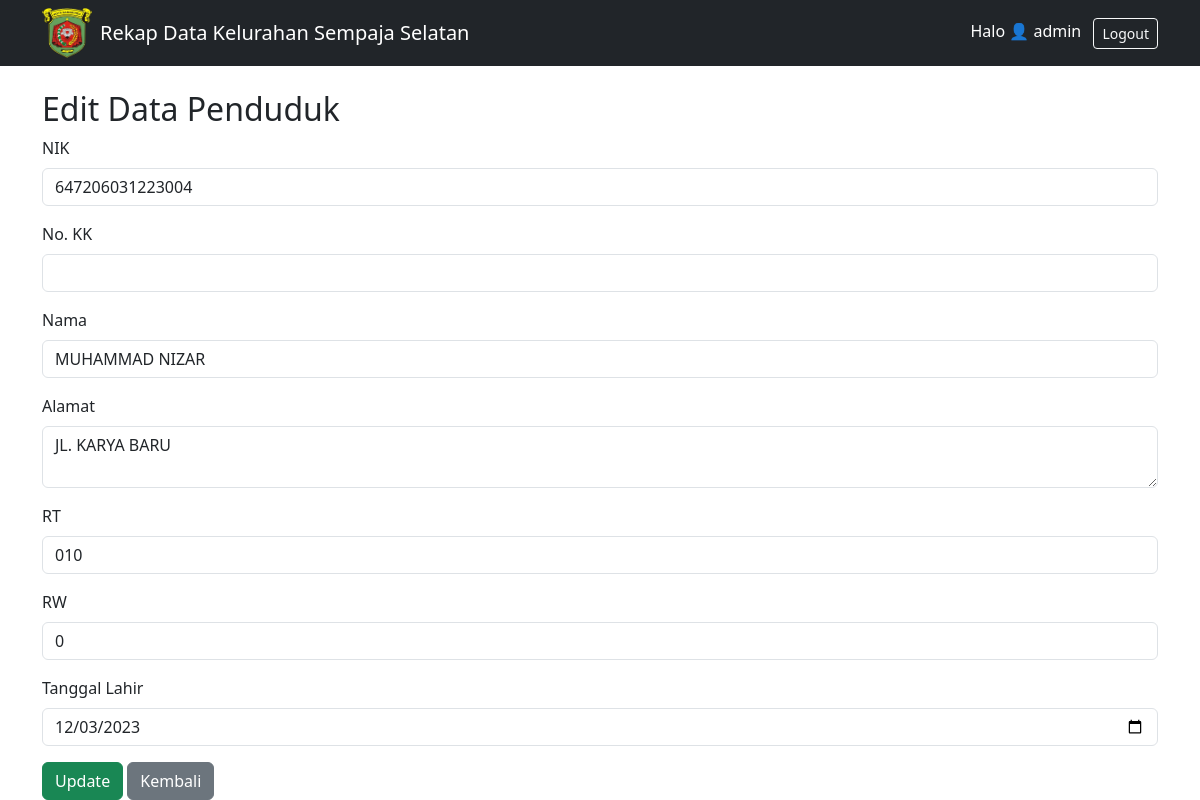
/edit/25/ (signed in), run on an earlier commit of the app's database.
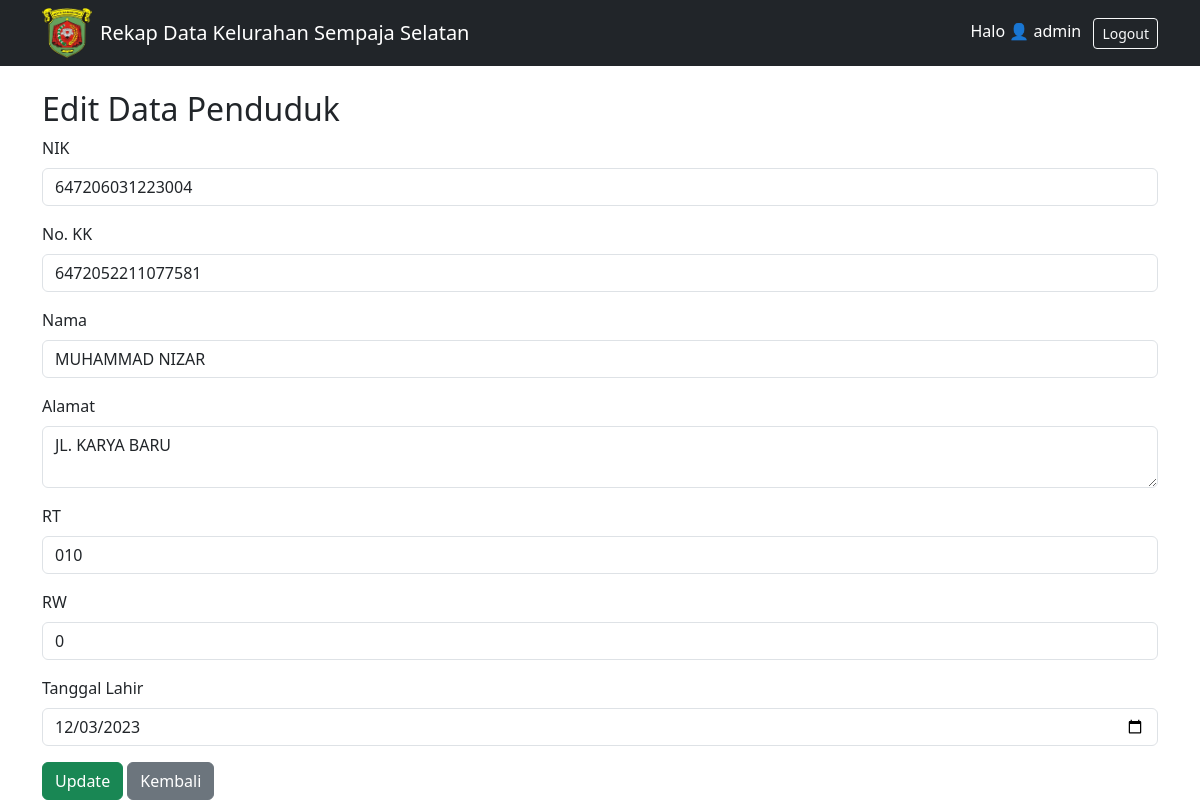
And on a later commit of the database.
### rekap/models.py (models this page shows, shortened)
class DataPenduduk(models.Model):
    nik = models.CharField(max_length=16, unique=True)
    no_kk = models.CharField(max_length=20, blank=True, null=True)
    nama = models.CharField(max_length=100)
    alamat = models.TextField()
    rt = models.CharField(max_length=3)
    rw = models.CharField(max_length=3)
    tanggal_lahir = models.DateField()
    foto = models.ImageField(upload_to='foto_penduduk/', blank=True, null=True)

### rekap/views.py (the view, shortened to what this page needs)
# urls.py: path('edit/<int:pk>/', views.edit_penduduk, name='edit_penduduk'),
@login_required
def edit_penduduk(request, pk):
    if not request.user.is_staff:
        messages.error(request, 'Anda tidak memiliki izin untuk mengedit.')
        return redirect('list_penduduk')
    penduduk = get_object_or_404(DataPenduduk, pk=pk)
    return render(request, 'rekap/edit_penduduk.html', {'penduduk': penduduk})

### rekap/templates/rekap/edit_penduduk.html (shortened to what this page needs)
{% extends 'rekap/home.html' %}
{% block content %}
<h2>Edit Data Penduduk</h2>
<form method="post">
    <div class="mb-3">
        <label class="form-label">NIK</label>
        <input type="text" name="nik" class="form-control" value="{{ penduduk.nik }}" required>
    </div>
    <div class="mb-3">
        <label for="id_no_kk" class="form-label">No. KK</label>
        <input type="text" class="form-control" id="id_no_kk" name="no_kk" value="{{ penduduk.no_kk }}" required>
    </div>
    <div class="mb-3">
        <label class="form-label">Nama</label>
        <input type="text" name="nama" class="form-control" value="{{ penduduk.nama }}" required>
    </div>
    <div class="mb-3">
        <label class="form-label">Alamat</label>
        <textarea name="alamat" class="form-control" required>{{ penduduk.alamat }}</textarea>
    </div>
    <div class="mb-3">
        <label class="form-label">RT</label>
        <input type="text" name="rt" class="form-control" value="{{ penduduk.rt }}" required>
    </div>
    <div class="mb-3">
        <label class="form-label">RW</label>
        <input type="text" name="rw" class="form-control" value="{{ penduduk.rw }}" required>
    </div>
    <div class="mb-3">
        <label for="id_tanggal_lahir" class="form-label">Tanggal Lahir</label>
        <input type="date" name="tanggal_lahir" class="form-control" value="{{ penduduk.tanggal_lahir|date:'Y-m-d' }}" required>
    </div>
    <button type="submit" class="btn btn-success">Update</button>
    <a href="{% url 'list_penduduk' %}" class="btn btn-secondary">Kembali</a>
</form>
{% endblock %}

What changed in the data, as far as the page shows it:
changed DataPenduduk "MUHAMMAD NIZAR": no_kk (not shown) → "6472052211077581"
